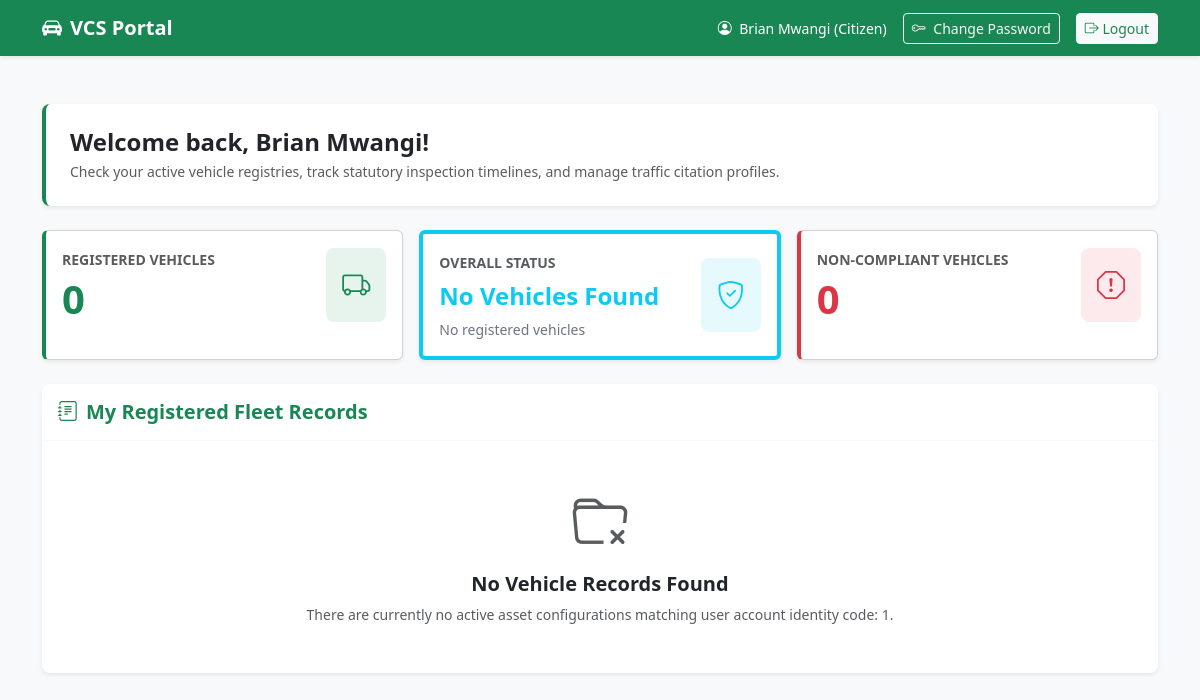
The app's page /views/citizen_portal.php (signed in), older data.
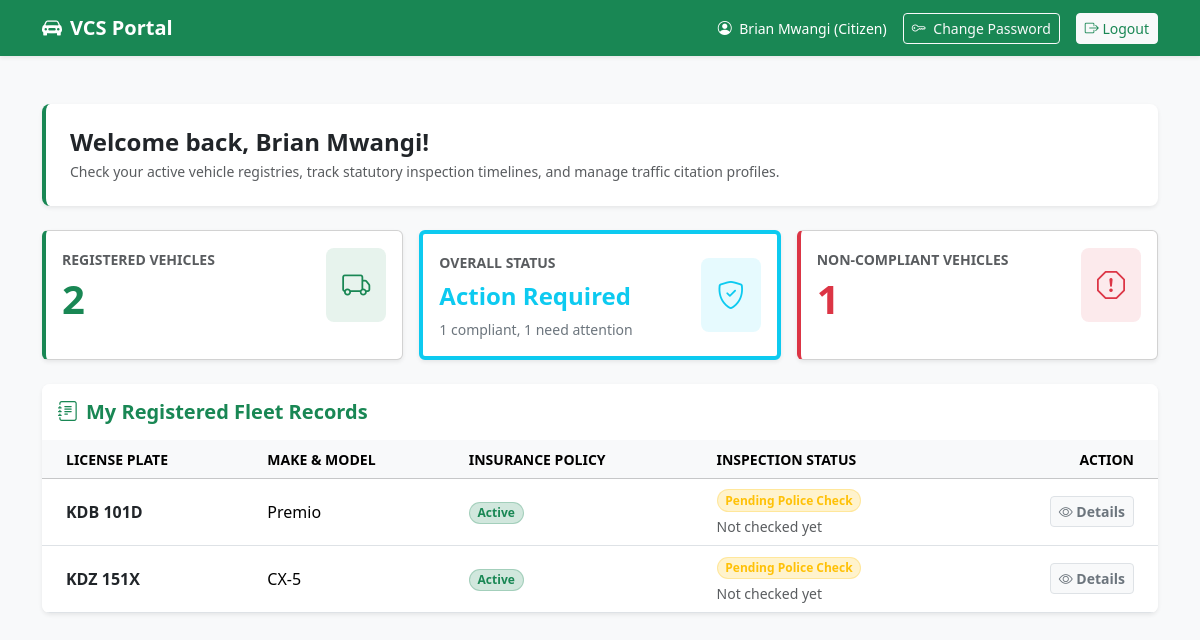
The same page, newer data.
### tables this page shows
CREATE TABLE IF NOT EXISTS vehicles (
    vehicle_id INT AUTO_INCREMENT PRIMARY KEY,
    owner_id INT NOT NULL,
    plate_number VARCHAR(50) NOT NULL,
    make VARCHAR(100) NOT NULL,
    model VARCHAR(100) NOT NULL,
    year INT NOT NULL,
    inspection_status VARCHAR(30) NOT NULL DEFAULT 'Pending Police Check',
    inspection_checked_at DATETIME NULL,
    created_at TIMESTAMP DEFAULT CURRENT_TIMESTAMP,
    CONSTRAINT fk_vehicles_owner
        FOREIGN KEY (owner_id) REFERENCES users(user_id)
        ON DELETE CASCADE
);

### views/citizen_portal.php (the view, shortened to what this page needs)
<?php
require_once '../config/db.php';
$user_id = (int) $_SESSION['user_id'];
$user_name = $_SESSION['name'] ?? 'Citizen';
$changePasswordUrl = '/views/change_password.php';
$logoutUrl = '/backend/logout.php';
$vehicles = [];
$total_vehicles = 0;
$fully_compliant_vehicles = 0;
$non_compliant_vehicles = 0;
$overall_status_label = 'No Vehicles Found';
function inspectionBadgeClass($status)
{
    $normalized = strtolower(trim((string) $status));
    if ($normalized === 'pending police check') {
        return 'bg-warning-subtle text-warning border border-warning border-opacity-25';
    }
    return 'bg-secondary-subtle text-secondary border border-secondary border-opacity-25';
}
try {
    $stmt = $pdo->prepare(
        "SELECT v.*, checker.name AS inspection_checked_by_name
         FROM vehicles v
         LEFT JOIN users checker ON checker.user_id = v.inspection_checked_by
         WHERE v.owner_id = :user_id
         ORDER BY v.vehicle_id ASC"
    );
    $stmt->execute(['user_id' => $user_id]);
    $vehicles = $stmt->fetchAll();
    $total_vehicles = count($vehicles);
    $complianceStmt = $pdo->prepare(
        "SELECT
            SUM(
                CASE
                    WHEN c.insurance_status = 'Valid'
                     AND c.licence_status = 'Valid'
                     AND c.registration_status = 'Valid'
                    THEN 1
                    ELSE 0
                END
            ) AS fully_compliant_count,
            SUM(
                CASE
                    WHEN c.vehicle_id IS NULL
                      OR c.insurance_status <> 'Valid'
                      OR c.licence_status <> 'Valid'
                      OR c.registration_status <> 'Valid'
                    THEN 1
                    ELSE 0
                END
            ) AS non_compliant_count
        FROM vehicles v
        LEFT JOIN compliance_records c ON c.vehicle_id = v.vehicle_id
        WHERE v.owner_id = :user_id"
    );
    $complianceStmt->execute(['user_id' => $user_id]);
    $complianceSummary = $complianceStmt->fetch() ?: [];
    $fully_compliant_vehicles = (int) ($complianceSummary['fully_compliant_count'] ?? 0);
    $non_compliant_vehicles = (int) ($complianceSummary['non_compliant_count'] ?? 0);
    if ($total_vehicles === 0) {
        $overall_status_label = 'No Vehicles Found';
    } elseif ($non_compliant_vehicles > 0) {
        $overall_status_label = 'Action Required';
    } else {
        $overall_status_label = 'Fully Compliant';
    }
} catch (\PDOException $e) {
    $vehicles = [];
}
?>
<!DOCTYPE html>
<html lang="en">
<head>
    <link href="https://cdn.jsdelivr.net/npm/bootstrap@5.3.2/dist/css/bootstrap.min.css" rel="stylesheet">
    <link href="https://cdn.jsdelivr.net/npm/bootstrap-icons@1.11.1/font/bootstrap-icons.css" rel="stylesheet">
</head>
<body>
    <nav class="navbar navbar-expand-lg navbar-dark bg-success shadow-sm">
        <div class="container">
            <a class="navbar-brand text-white" href="#"><i class="bi bi-car-front-fill me-2"></i>VCS Portal</a>
            <div class="collapse navbar-collapse justify-content-end" id="navbarNav">
                <div class="d-flex align-items-center text-white gap-3">
                    <span class="small"><i class="bi bi-person-circle me-1"></i> <?php echo htmlspecialchars($user_name); ?> (Citizen)</span>
                    <a href="<?php echo htmlspecialchars($changePasswordUrl); ?>" class="btn btn-outline-light btn-sm">
                        <i class="bi bi-key me-1"></i> Change Password
                    </a>
                    <a href="<?php echo htmlspecialchars($logoutUrl); ?>" class="btn btn-light btn-sm text-success">
                        <i class="bi bi-box-arrow-right"></i> Logout
                    </a>
                </div>
            </div>
        </div>
    </nav>
    <div class="container my-5">
        <div class="row mb-4">
            <div class="col-12">
                <div class="p-4 bg-white shadow-sm rounded-3 border-start border-success border-4">
                    <h2 class="h4 text-dark fw-bold mb-1">Welcome back, <?php echo htmlspecialchars($user_name); ?>!</h2>
                    <p class="text-muted small mb-0">Check your active vehicle registries, track statutory inspection timelines, and manage traffic citation profiles.</p>
                </div>
            </div>
        </div>
        <div class="row g-3 mb-4">
            <div class="col-md-6 col-lg-4">
                <div class="card stat-card shadow-sm p-3 bg-white h-100">
                    <div class="d-flex align-items-center justify-content-between">
                        <div>
                            <span class="text-muted text-uppercase small fw-bold">Registered Vehicles</span>
                            <h3 class="display-6 fw-bold text-success mb-0 mt-1"><?php echo $total_vehicles; ?></h3>
                        </div>
                        <div class="bg-success bg-opacity-10 p-3 rounded-3 text-success fs-3">
                            <i class="bi bi-truck"></i>
                        </div>
                    </div>
                </div>
            </div>
            <div class="col-md-6 col-lg-4">
                <div class="card shadow-sm p-3 bg-white h-100 border-start border-4 border-info">
                    <div class="d-flex align-items-center justify-content-between">
                        <div>
                            <span class="text-muted text-uppercase small fw-bold">Overall Status</span>
                            <h3 class="h4 fw-bold text-info mb-0 mt-2">
                                <?php echo htmlspecialchars($overall_status_label); ?>
                            </h3>
                            <div class="small text-secondary mt-2">
                                <?php if ($total_vehicles > 0): ?>
                                    <?php echo $fully_compliant_vehicles; ?> compliant, <?php echo $non_compliant_vehicles; ?> need attention
                                <?php else: ?>
                                    No registered vehicles
                                <?php endif; ?>
                            </div>
                        </div>
                        <div class="bg-info bg-opacity-10 p-3 rounded-3 text-info fs-3">
                            <i class="bi bi-shield-check"></i>
                        </div>
                    </div>
                </div>
            </div>
            <div class="col-md-6 col-lg-4">
                <div class="card fine-card shadow-sm p-3 bg-white h-100">
                    <div class="d-flex align-items-center justify-content-between">
                        <div>
                            <span class="text-muted text-uppercase small fw-bold">Non-compliant Vehicles</span>
                            <h3 class="display-6 fw-bold text-danger mb-0 mt-1"><?php echo $non_compliant_vehicles; ?></h3>
                        </div>
                        <div class="bg-danger bg-opacity-10 p-3 rounded-3 text-danger fs-3">
                            <i class="bi bi-exclamation-octagon"></i>
                        </div>
                    </div>
                </div>
            </div>
        </div>
        <div class="row">
            <div class="col-12">
                <div class="card shadow-sm border-0 rounded-3 overflow-hidden">
                    <div class="card-header bg-white py-3 border-bottom border-light">
                        <h5 class="mb-0 fw-bold text-success"><i class="bi bi-journal-text me-2"></i>My Registered Fleet Records</h5>
                    </div>
                    <div class="card-body p-0">
                        <?php if ($total_vehicles > 0): ?>
                            <div class="table-responsive">
                                <table class="table table-hover align-middle mb-0 text-nowrap">
                                    <thead class="table-light text-secondary small text-uppercase">
                                        <tr>
                                            <th class="ps-4">License Plate</th>
                                            <th>Make & Model</th>
                                            <th>Insurance Policy</th>
                                            <th>Inspection Status</th>
                                            <th class="pe-4 text-end">Action</th>
                                        </tr>
                                    </thead>
                                    <tbody>
                                        <?php foreach ($vehicles as $vehicle): ?>
                                            <tr>
                                                <td class="ps-4 fw-bold text-dark"><?php echo htmlspecialchars($vehicle['plate_number']); ?></td>
                                                <td><?php echo htmlspecialchars($vehicle['model']); ?></td>
                                                <td>
                                                    <span class="badge bg-success-subtle text-success border border-success border-opacity-25 px-2.5 py-1.5 rounded-pill">
                                                        Active
                                                    </span>
                                                </td>
                                                <td>
                                                    <span class="badge <?php echo inspectionBadgeClass($vehicle['inspection_status'] ?? 'Pending Police Check'); ?> px-2.5 py-1.5 rounded-pill">
                                                        <?php echo htmlspecialchars($vehicle['inspection_status'] ?? 'Pending Police Check'); ?>
                                                    </span>
                                                    <div class="text-muted small mt-1">
                                                        <?php if (!empty($vehicle['inspection_checked_at'])): ?>
                                                            Checked on <?php echo htmlspecialchars($vehicle['inspection_checked_at']); ?>
                                                        <?php else: ?>
                                                            Not checked yet
                                                        <?php endif; ?>
                                                    </div>
                                                </td>
                                                <td class="pe-4 text-end">
                                                    <a
                                                        class="btn btn-light btn-sm border fw-semibold text-secondary"
                                                        href="/views/citizen_vehicle_details.php?vehicle_id=<?php echo urlencode((string) $vehicle['vehicle_id']); ?>"
                                                    >
                                                        <i class="bi bi-eye"></i> Details
                                                    </a>
                                                </td>
                                            </tr>
                                        <?php endforeach; ?>
                                    </tbody>
                                </table>
                            </div>
                        <?php else: ?>
                            <div class="text-center py-5 px-4">
                                <div class="text-muted display-4 mb-3"><i class="bi bi-folder-x"></i></div>
                                <h5 class="fw-semibold text-dark">No Vehicle Records Found</h5>
                                <p class="text-muted small mb-0">There are currently no active asset configurations matching user account identity code: <?php echo $user_id; ?>.</p>
                            </div>
                        <?php endif; ?>
                    </div>
                </div>
            </div>
        </div>
    </div>
</body>
</html>

### views/citizen_portal.php (style rules this page uses)
body { background-color: #f8f9fa; }
.navbar-brand { font-weight: 700; }
.stat-card { border-left: 4px solid #198754; }
.fine-card { border-left: 4px solid #dc3545; }

Row changes from the older to the newer data that the page shows:
added vehicles: plate_number "KDB 101D", model "Premio", inspection_status "Pending Police Check", shows "Not checked yet"
added vehicles: plate_number "KDZ 151X", model "CX-5", inspection_status "Pending Police Check", shows "Not checked yet"
Text that changed along with them:
$total_vehicles: "0" → "2"
$overall_status_label: "No Vehicles Found" → "Action Required"
$fully_compliant_vehicles: (not shown) → "1"
$non_compliant_vehicles: (not shown) → "1"
$non_compliant_vehicles: "0" → "1"
$user_id: "1" → (not shown)
text no longer shown: "No registered vehicles No Vehicle Records Found There are currently no active asset configurations matching user account identity code: ."
text now shown: "compliant, need attention LICENSE PLATE MAKE & MODEL INSURANCE POLICY INSPECTION STATUS ACTION"
